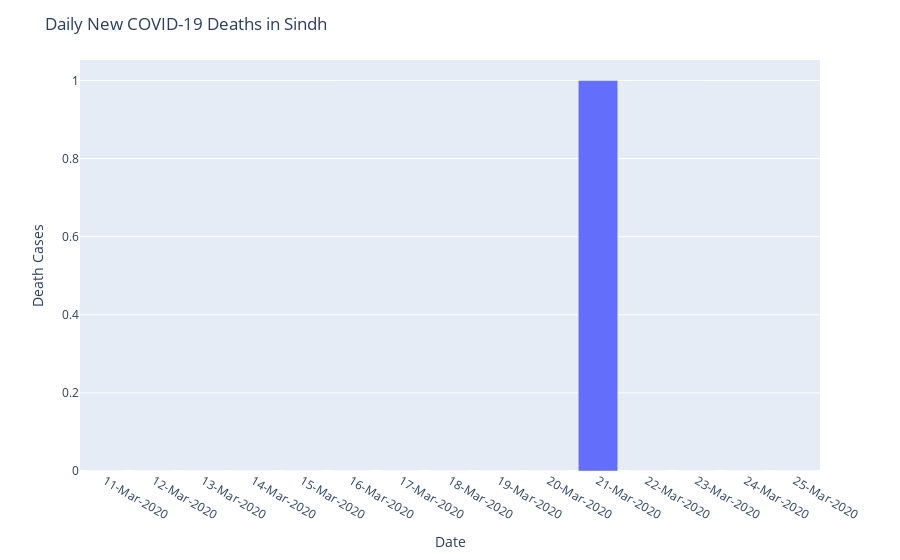

The notebook cell saved with this chart:
### Code cell
death('Sindh')
# death('Punjab')
# death('KP')
# death('ICT')
# death('Balochistan')
# death('AJK')
# death('GB')

### Figure 1 — Plotly figure (JSON) as saved in the notebook; plotly's stock layout.template omitted (floating-point values rounded to 4 significant figures)
{"data": [{"alignmentgroup": "True", "hoverlabel": {"namelength": 0}, "hovertemplate": "x=%{x}<br>y=%{y}", "legendgroup": "", "marker": {"color": "#636efa"}, "name": "", "offsetgroup": "", "orientation": "v", "showlegend": false, "textposition": "auto", "type": "bar", "x": ["11-Mar-2020", "12-Mar-2020", "13-Mar-2020", "14-Mar-2020", "15-Mar-2020", "16-Mar-2020", "17-Mar-2020", "18-Mar-2020", "19-Mar-2020", "20-Mar-2020", "21-Mar-2020", "22-Mar-2020", "23-Mar-2020", "24-Mar-2020", "25-Mar-2020"], "xaxis": "x", "y": [0, 0, 0, 0, 0, 0, 0, 0, 0, 0, 1, 0, 0, 0, 0], "yaxis": "y"}], "layout": {"barmode": "relative", "legend": {"tracegroupgap": 0}, "margin": {"t": 60}, "title": {"text": "Daily New COVID-19 Deaths in Sindh"}, "xaxis": {"anchor": "y", "domain": [0, 1], "title": {"text": "Date"}}, "yaxis": {"anchor": "x", "domain": [0, 1], "title": {"text": "Death Cases"}}}}
